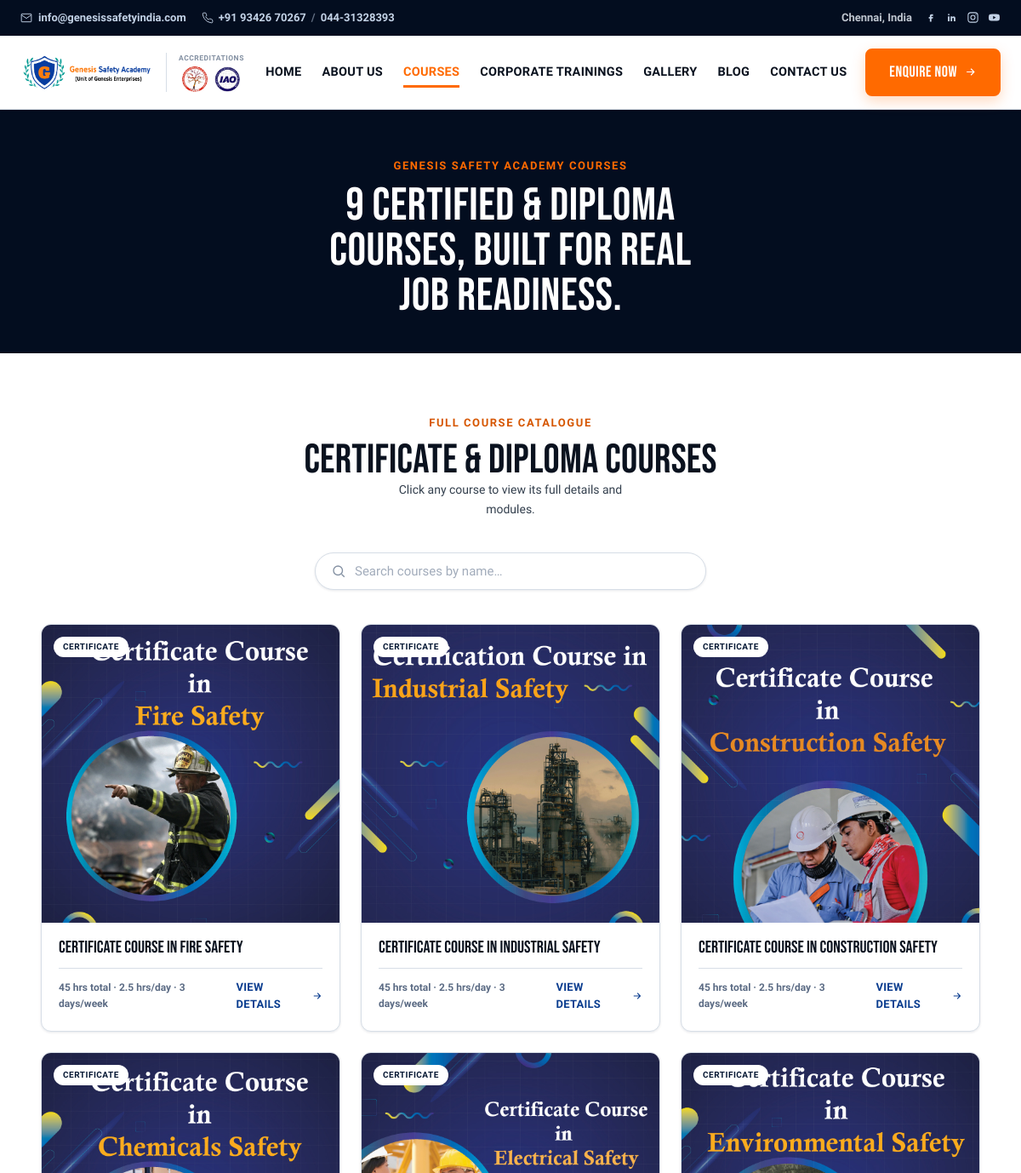
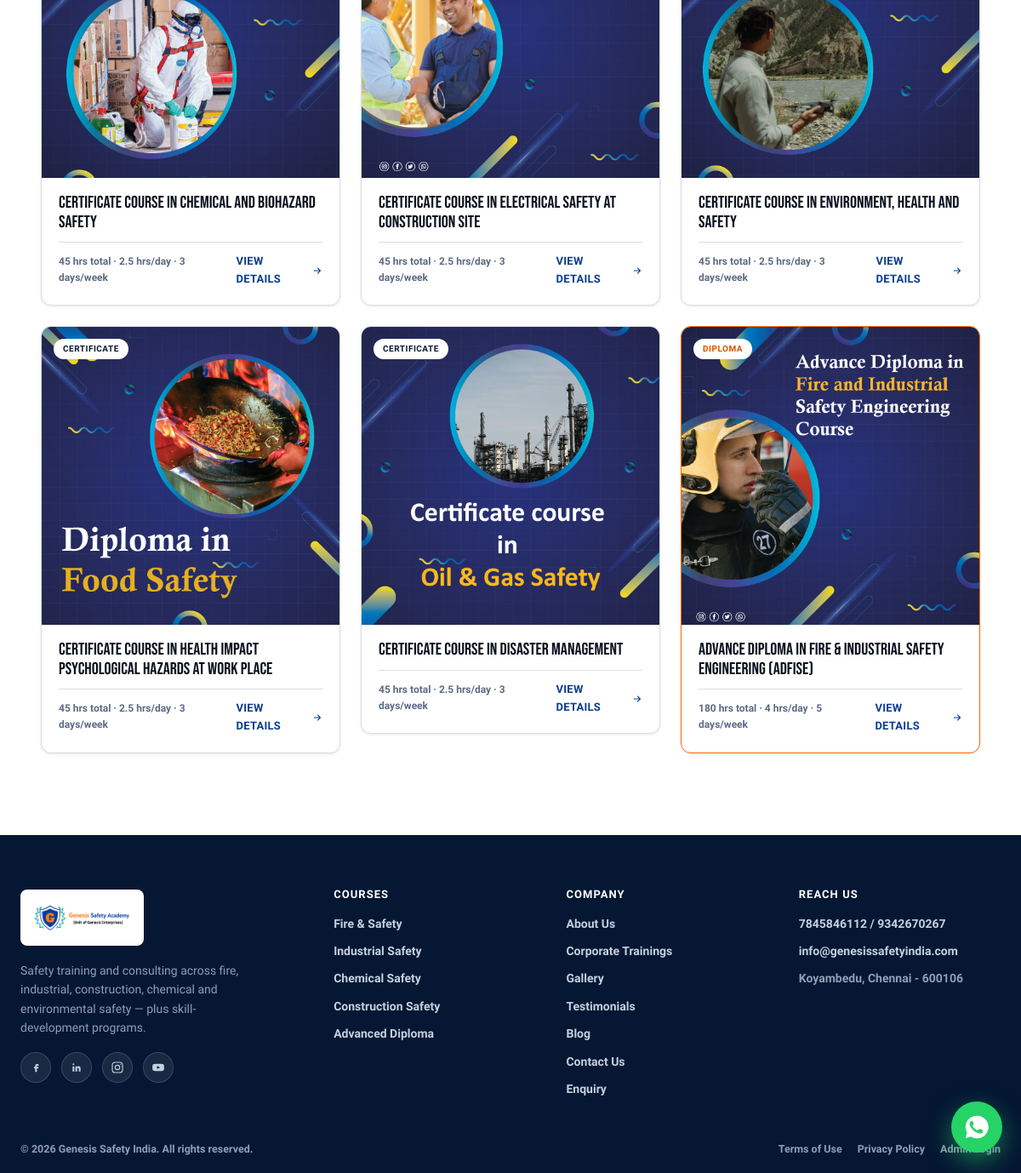
/courses.php, run on the app's committed database (2 pictures, top to bottom).
### tables this page shows
CREATE TABLE IF NOT EXISTS courses (
  id INT AUTO_INCREMENT PRIMARY KEY,
  slug VARCHAR(160) NOT NULL UNIQUE,
  name VARCHAR(255) NOT NULL,
  tag VARCHAR(40) NOT NULL DEFAULT 'Certificate',
  duration_text VARCHAR(120) DEFAULT NULL,
  image_path VARCHAR(255) DEFAULT NULL,
  lead_text TEXT DEFAULT NULL,
  modules_text MEDIUMTEXT DEFAULT NULL,
  featured TINYINT(1) NOT NULL DEFAULT 0,
  sort_order INT NOT NULL DEFAULT 0,
  created_at TIMESTAMP DEFAULT CURRENT_TIMESTAMP,
  updated_at TIMESTAMP DEFAULT CURRENT_TIMESTAMP ON UPDATE CURRENT_TIMESTAMP
);

### includes/functions.php (called while the page is built, shortened)
<?php
function h(?string $value): string {
    return htmlspecialchars($value ?? '', ENT_QUOTES, 'UTF-8');
}

### includes/db.php (called while the page is built, shortened)
<?php
function db(): PDO {
    static $pdo = null;
    if ($pdo === null) {
        $dsn = 'mysql:host=' . DB_HOST . ';dbname=' . DB_NAME . ';charset=utf8mb4';
        try {
            $pdo = new PDO($dsn, DB_USER, DB_PASS, [
                PDO::ATTR_ERRMODE => PDO::ERRMODE_EXCEPTION,
                PDO::ATTR_DEFAULT_FETCH_MODE => PDO::FETCH_ASSOC,
            ]);
        } catch (PDOException $e) {
            http_response_code(500);
            die('Database connection failed. Check config.php credentials. (' . htmlspecialchars($e->getMessage()) . ')');
        }
    }
    return $pdo;
}

### courses.php (the view, shortened to what this page needs)
<?php
require_once __DIR__ . '/includes/db.php';
require_once __DIR__ . '/includes/functions.php';
$courses = db()->query('SELECT * FROM courses ORDER BY sort_order ASC, id ASC')->fetchAll();
require __DIR__ . '/includes/site-header.php';
?>
<section class="page-header">
  <div class="container">
    <span class="eyebrow">Genesis Safety Academy Courses</span>
    <h1><?= count($courses) ?> certified &amp; diploma courses, built for real job readiness.</h1>
  </div>
</section>
<section class="course-list-section">
  <div class="container">
    <div class="section-head-center">
      <span class="eyebrow eyebrow-flame">Full Course Catalogue</span>
      <h2>Certificate &amp; Diploma Courses</h2>
      <p class="section-note" style="margin:0 auto">Click any course to view its full details and modules.</p>
    </div>
    <div class="course-search">
      <svg width="18" height="18" viewBox="0 0 24 24" fill="none" stroke="currentColor" stroke-width="1.8"><circle cx="11" cy="11" r="7"/><path d="m21 21-4.35-4.35"/></svg>
      <input type="search" id="courseSearch" class="course-search-input" placeholder="Search courses by name…" aria-label="Search courses" autocomplete="off" />
    </div>
    <div class="course-card2-grid" id="courseGrid">
      <?php foreach ($courses as $c): ?>
        <a href="course.php?slug=<?= urlencode($c['slug']) ?>" class="course-card2<?= $c['featured'] ? ' course-card2-featured' : '' ?>" data-course-name="<?= h(strtolower($c['name'])) ?>">
          <span class="course-card2-thumb">
            <img src="<?= h($c['image_path'] ?: 'images/brand/genesis-logo.png') ?>" alt="<?= h($c['name']) ?>" />
            <span class="course-card2-tag<?= $c['tag'] === 'Diploma' ? ' course-card2-tag-diploma' : '' ?>"><?= h($c['tag']) ?></span>
          </span>
          <span class="course-card2-info">
            <span class="course-card2-name"><?= h($c['name']) ?></span>
            <span class="course-card2-meta">
              <span class="course-card2-hours"><?= h($c['duration_text'] ?: 'Batch dates on request') ?></span>
              <span class="course-card2-link">View details
                <svg width="14" height="14" viewBox="0 0 24 24" fill="none" stroke="currentColor" stroke-width="2"><path d="M5 12h14M13 6l6 6-6 6"/></svg>
              </span>
            </span>
          </span>
        </a>
      <?php endforeach; ?>
    </div>
  </div>
</section>
<?php require __DIR__ . '/includes/site-footer.php'; ?>

### includes/site-header.php (shortened to what this page needs)
<?php
$cssVersion = $cssVersion ?? '70';
?><!DOCTYPE html>
<html lang="en">
<head>
<link rel="stylesheet" href="styles.css?v=<?= h($cssVersion) ?>" />
</head>
<body>
<div class="utility-bar">
  <div class="container utility-inner">
    <a href="mailto:info@genesissafetyindia.com" class="utility-link">
      <svg width="14" height="14" viewBox="0 0 24 24" fill="none" stroke="currentColor" stroke-width="1.6"><rect x="2" y="4" width="20" height="16" rx="1"/><path d="m2 6 10 7L22 6"/></svg>
      info@genesissafetyindia.com
    </a>
    <span class="utility-link utility-phones">
      <a href="tel:+919342670267">+91 93426 70267</a>
      <span class="utility-phone-sep">/</span>
      <a href="tel:+914431328393">044-31328393</a>
    </span>
    <div class="utility-right">
      <span class="utility-loc">Chennai, India</span>
      <span class="utility-social">
        <a href="https://www.facebook.com/people/Genesis-Safety-Academy/61566034935865/" target="_blank" rel="noopener" aria-label="Facebook"><svg width="15" height="15" viewBox="0 0 24 24" fill="currentColor"><path d="M14 9h3V6h-3c-1.7 0-3 1.3-3 3v2H9v3h2v6h3v-6h2.5l.5-3H14V9Z"/></svg></a>
        <a href="https://in.linkedin.com/company/genesis-academy-chennai" target="_blank" rel="noopener" aria-label="LinkedIn"><svg width="15" height="15" viewBox="0 0 24 24" fill="currentColor"><path d="M6.5 8A1.5 1.5 0 1 0 6.5 5a1.5 1.5 0 0 0 0 3ZM5 10h3v9H5v-9Zm5 0h3v1.3c.5-.8 1.5-1.5 2.8-1.5 2 0 3.2 1.3 3.2 3.7V19h-3v-4.6c0-1.1-.4-1.8-1.4-1.8s-1.6.7-1.6 1.8V19h-3v-9Z"/></svg></a>
        <a href="https://www.instagram.com/genesis.safety.academy/" target="_blank" rel="noopener" aria-label="Instagram"><svg width="15" height="15" viewBox="0 0 24 24" fill="none" stroke="currentColor" stroke-width="1.7"><rect x="3" y="3" width="18" height="18" rx="5"/><circle cx="12" cy="12" r="4"/><circle cx="17.5" cy="6.5" r="1" fill="currentColor" stroke="none"/></svg></a>
        <a href="https://www.youtube.com/@genesissafety" target="_blank" rel="noopener" aria-label="YouTube"><svg width="15" height="15" viewBox="0 0 24 24" fill="currentColor"><path d="M22 8.2a3 3 0 0 0-2.1-2.1C18 5.6 12 5.6 12 5.6s-6 0-7.9.5A3 3 0 0 0 2 8.2 31 31 0 0 0 1.6 12 31 31 0 0 0 2 15.8a3 3 0 0 0 2.1 2.1c1.9.5 7.9.5 7.9.5s6 0 7.9-.5a3 3 0 0 0 2.1-2.1A31 31 0 0 0 22.4 12 31 31 0 0 0 22 8.2ZM10 15V9l5 3-5 3Z"/></svg></a>
      </span>
    </div>
  </div>
</div>
<header class="site-header" id="siteHeader">
  <div class="container nav-inner">
    <div class="brand-group">
    <a href="index.php" class="logo">
      <img src="images/brand/genesis-logo.png?v=2" alt="Genesis Safety Academy" class="logo-img" />
    </a>
    <div class="header-badges">
      <span class="header-badges-label">Accreditations</span>
      <div class="header-badges-row">
      <img src="images/brand/accreditation-cvesd.jpg" alt="CVESD - Council for Vocational Education and Skill Development accreditation" class="header-badge-img" />
      <img src="images/brand/accreditation-iao.jpg" alt="IAO - International Accreditation Organization" class="header-badge-img" />
      </div>
    </div>
    </div>
    <nav class="main-nav" id="mainNav">
      <div class="mobile-nav-links">
        <a href="index.php"><span>Home</span><svg class="nav-chevron" width="16" height="16" viewBox="0 0 24 24" fill="none" stroke="currentColor" stroke-width="1.8"><path d="M9 6l6 6-6 6"/></svg></a>
        <a href="about.html"><span>About Us</span><svg class="nav-chevron" width="16" height="16" viewBox="0 0 24 24" fill="none" stroke="currentColor" stroke-width="1.8"><path d="M9 6l6 6-6 6"/></svg></a>
        <a href="courses.php"><span>Courses</span><svg class="nav-chevron" width="16" height="16" viewBox="0 0 24 24" fill="none" stroke="currentColor" stroke-width="1.8"><path d="M9 6l6 6-6 6"/></svg></a>
        <a href="corporate.php"><span>Corporate Trainings</span><svg class="nav-chevron" width="16" height="16" viewBox="0 0 24 24" fill="none" stroke="currentColor" stroke-width="1.8"><path d="M9 6l6 6-6 6"/></svg></a>
        <a href="gallery.php"><span>Gallery</span><svg class="nav-chevron" width="16" height="16" viewBox="0 0 24 24" fill="none" stroke="currentColor" stroke-width="1.8"><path d="M9 6l6 6-6 6"/></svg></a>
        <a href="blog.php"><span>Blog</span><svg class="nav-chevron" width="16" height="16" viewBox="0 0 24 24" fill="none" stroke="currentColor" stroke-width="1.8"><path d="M9 6l6 6-6 6"/></svg></a>
        <a href="contact.html"><span>Contact Us</span><svg class="nav-chevron" width="16" height="16" viewBox="0 0 24 24" fill="none" stroke="currentColor" stroke-width="1.8"><path d="M9 6l6 6-6 6"/></svg></a>
      </div>
    </nav>
    <a href="enquiry.html" class="btn btn-flame nav-cta">
      Enquire Now
      <svg width="15" height="15" viewBox="0 0 24 24" fill="none" stroke="currentColor" stroke-width="1.8"><path d="M5 12h14M13 6l6 6-6 6"/></svg>
    </a>
  </div>
</header>

### includes/site-footer.php (shortened to what this page needs)
<footer class="site-footer">
  <div class="container footer-grid">
    <div>
      <span class="footer-logo-chip">
        <img src="images/brand/genesis-logo.png?v=2" alt="Genesis Safety Academy" class="footer-logo" />
      </span>
      <p>Safety training and consulting across fire, industrial, construction, chemical and environmental safety — plus skill-development programs.</p>
      <div class="footer-social">
        <a href="https://www.facebook.com/people/Genesis-Safety-Academy/61566034935865/" target="_blank" rel="noopener" aria-label="Facebook"><svg width="16" height="16" viewBox="0 0 24 24" fill="currentColor"><path d="M14 9h3V6h-3c-1.7 0-3 1.3-3 3v2H9v3h2v6h3v-6h2.5l.5-3H14V9Z"/></svg></a>
        <a href="https://in.linkedin.com/company/genesis-academy-chennai" target="_blank" rel="noopener" aria-label="LinkedIn"><svg width="16" height="16" viewBox="0 0 24 24" fill="currentColor"><path d="M6.5 8A1.5 1.5 0 1 0 6.5 5a1.5 1.5 0 0 0 0 3ZM5 10h3v9H5v-9Zm5 0h3v1.3c.5-.8 1.5-1.5 2.8-1.5 2 0 3.2 1.3 3.2 3.7V19h-3v-4.6c0-1.1-.4-1.8-1.4-1.8s-1.6.7-1.6 1.8V19h-3v-9Z"/></svg></a>
        <a href="https://www.instagram.com/genesis.safety.academy/" target="_blank" rel="noopener" aria-label="Instagram"><svg width="16" height="16" viewBox="0 0 24 24" fill="none" stroke="currentColor" stroke-width="1.7"><rect x="3" y="3" width="18" height="18" rx="5"/><circle cx="12" cy="12" r="4"/><circle cx="17.5" cy="6.5" r="1" fill="currentColor" stroke="none"/></svg></a>
        <a href="https://www.youtube.com/@genesissafety" target="_blank" rel="noopener" aria-label="YouTube"><svg width="16" height="16" viewBox="0 0 24 24" fill="currentColor"><path d="M22 8.2a3 3 0 0 0-2.1-2.1C18 5.6 12 5.6 12 5.6s-6 0-7.9.5A3 3 0 0 0 2 8.2 31 31 0 0 0 1.6 12 31 31 0 0 0 2 15.8a3 3 0 0 0 2.1 2.1c1.9.5 7.9.5 7.9.5s6 0 7.9-.5a3 3 0 0 0 2.1-2.1A31 31 0 0 0 22.4 12 31 31 0 0 0 22 8.2ZM10 15V9l5 3-5 3Z"/></svg></a>
      </div>
    </div>
    <div>
      <h5>Courses</h5>
      <div class="footer-links">
        <a href="courses.php">Fire &amp; Safety</a>
        <a href="courses.php">Industrial Safety</a>
        <a href="courses.php">Chemical Safety</a>
        <a href="courses.php">Construction Safety</a>
        <a href="courses.php">Advanced Diploma</a>
      </div>
    </div>
    <div>
      <h5>Company</h5>
      <div class="footer-links">
        <a href="about.html">About Us</a>
        <a href="corporate.php">Corporate Trainings</a>
        <a href="gallery.php">Gallery</a>
        <a href="testimonials.php">Testimonials</a>
        <a href="blog.php">Blog</a>
        <a href="contact.html">Contact Us</a>
        <a href="enquiry.html">Enquiry</a>
      </div>
    </div>
    <div>
      <h5>Reach Us</h5>
      <div class="footer-links">
        <a href="tel:+917845846112">7845846112 / 9342670267</a>
        <a href="mailto:info@genesissafetyindia.com">info@genesissafetyindia.com</a>
        <span class="footer-muted">Koyambedu, Chennai - 600106</span>
      </div>
    </div>
  </div>
  <div class="footer-bottom-bar">
    <div class="container footer-bottom">
      <span>© <span id="year"></span> Genesis Safety India. All rights reserved.</span>
      <span class="footer-legal"><a href="#">Terms of Use</a><a href="#">Privacy Policy</a><a href="admin/login.php">Admin Login</a></span>
    </div>
  </div>
</footer>
<a href="https://wa.me/919342670267?text=Hi%20Genesis%2C%20I%27d%20like%20to%20enquire%20about%20your%20safety%20courses." target="_blank" rel="noopener" aria-label="Chat on WhatsApp" class="wa-float">
</a>
</body>
</html>

### data on the page
courses: image_path (picture), tag "CERTIFICATE", name "CERTIFICATE COURSE IN FIRE SAFETY", duration_text "45 hrs total · 2.5 hrs/day · 3 days/week"
courses: image_path (picture), tag "CERTIFICATE", name "CERTIFICATE COURSE IN INDUSTRIAL SAFETY", duration_text "45 hrs total · 2.5 hrs/day · 3 days/week"
courses: image_path (picture), tag "CERTIFICATE", name "CERTIFICATE COURSE IN CONSTRUCTION SAFETY", duration_text "45 hrs total · 2.5 hrs/day · 3 days/week"
courses: image_path (picture), tag "CERTIFICATE", name "CERTIFICATE COURSE IN CHEMICAL AND BIOHAZARD SAFETY", duration_text "45 hrs total · 2.5 hrs/day · 3 days/week"
courses: image_path (picture), tag "CERTIFICATE", name "CERTIFICATE COURSE IN ELECTRICAL SAFETY AT CONSTRUCTION SITE", duration_text "45 hrs total · 2.5 hrs/day · 3 days/week"
courses: image_path (picture), tag "CERTIFICATE", name "CERTIFICATE COURSE IN ENVIRONMENT, HEALTH AND SAFETY", duration_text "45 hrs total · 2.5 hrs/day · 3 days/week"
courses: image_path (picture), tag "CERTIFICATE", name "CERTIFICATE COURSE IN HEALTH IMPACT PSYCHOLOGICAL HAZARDS AT WORK PLACE", duration_text "45 hrs total · 2.5 hrs/day · 3 days/week"
courses: image_path (picture), tag "CERTIFICATE", name "CERTIFICATE COURSE IN DISASTER MANAGEMENT", duration_text "45 hrs total · 2.5 hrs/day · 3 days/week"
courses: image_path (picture), tag "DIPLOMA", name "ADVANCE DIPLOMA IN FIRE & INDUSTRIAL SAFETY ENGINEERING (ADFISE)", duration_text "180 hrs total · 4 hrs/day · 5 days/week"

### other printed values
count($courses) "9"
